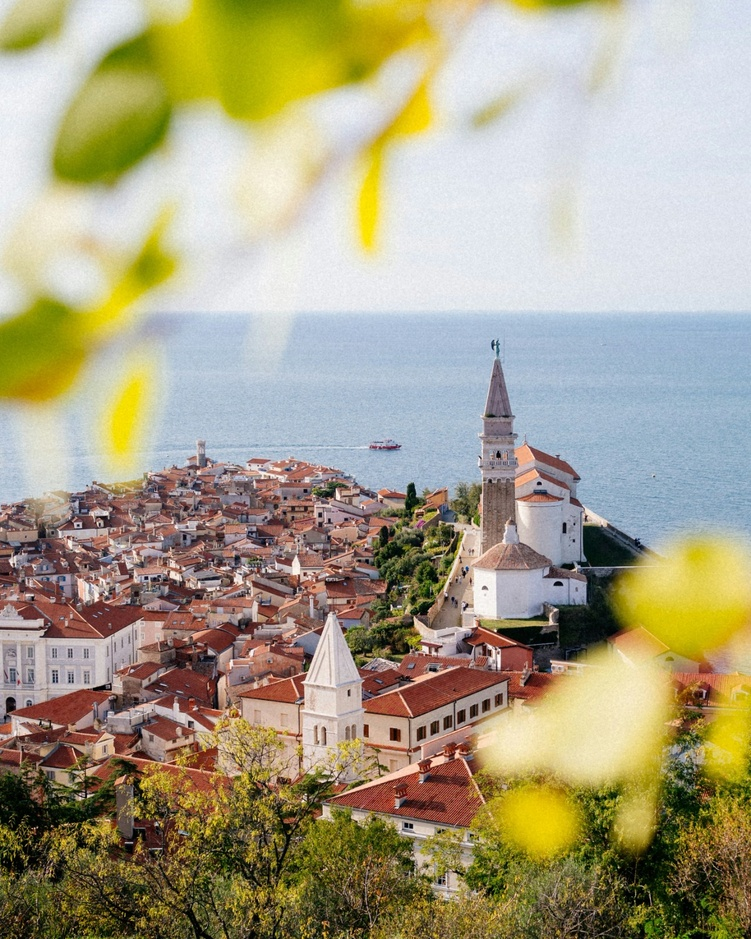
#> input picture Experiment 6 - Solutions by students/colourful.jpeg, 751 x 939 px, shrunk from 1280 x 1600 before the run
$ python exp06.py
#> lines starting #> are read from the running program, lines starting #| are printed output that depends on the picture; after the words box and inside, x2 and y2 are one past the last pixel; in counts of white or black regions, pixels touching at a corner belong together
import os
import cv2
import numpy as np
import matplotlib.pyplot as plt

# ==============================================================================
# STEP 1: Import libraries and load a real-world image
# ==============================================================================
image_path = "colourful.jpeg"

if not os.path.exists(image_path):
    script_dir = os.path.dirname(os.path.abspath(__file__))
    image_path = os.path.join(script_dir, "colourful.jpeg")

img_bgr = cv2.imread(image_path)
#> img_bgr is the input picture: shape (939, 751, 3); mean B, G, R 133, 160.5, 167.8

if img_bgr is None:
    # Synthetic fallback with overlapping circular regions for watershed demonstration
    img_bgr = np.zeros((300, 300, 3), dtype=np.uint8)
    cv2.circle(img_bgr, (120, 150), 60, (220, 220, 220), -1)
    cv2.circle(img_bgr, (180, 150), 60, (220, 220, 220), -1)

# Convert to RGB for proper Matplotlib rendering
img_rgb = cv2.cvtColor(img_bgr, cv2.COLOR_BGR2RGB)

# ==============================================================================
# STEP 2: Grayscale conversion and Gaussian Blur preprocessing
# ==============================================================================
img_gray = cv2.cvtColor(img_bgr, cv2.COLOR_BGR2GRAY)
blurred = cv2.GaussianBlur(img_gray, (5, 5), 0)

# ==============================================================================
# STEP 3: Global Thresholding
# ==============================================================================
_, thresh_global = cv2.threshold(blurred, 127, 255, cv2.THRESH_BINARY)
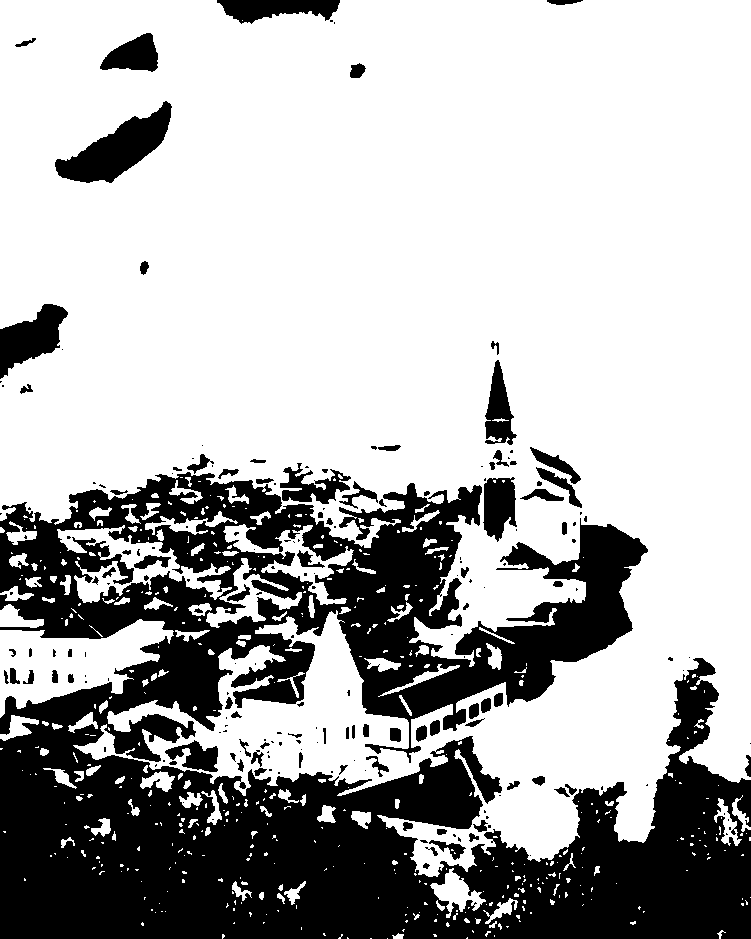
#> thresh_global: shape (939, 751); 69.3% white; 199 black regions (108 under 20 px), largest, box (x1, y1, x2, y2) and area: (0, 472, 751, 939) 193280, (55, 101, 172, 183) 4188, (0, 304, 68, 379) 2653

# ==============================================================================
# STEP 4: Otsu's Thresholding
# ==============================================================================
otsu_val, thresh_otsu = cv2.threshold(blurred, 0, 255, cv2.THRESH_BINARY + cv2.THRESH_OTSU)
#> thresh_otsu: shape (939, 751); 63.6% white; 134 black regions (85 under 20 px), largest, box (x1, y1, x2, y2) and area: (0, 453, 751, 939) 228357, (53, 29, 178, 187) 8347, (0, 300, 84, 399) 5991
#> otsu_val = 144

# ==============================================================================
# STEP 5: Adaptive Thresholding (Mean-C)
# ==============================================================================
thresh_adaptive = cv2.adaptiveThreshold(
    blurred, 255, cv2.ADAPTIVE_THRESH_MEAN_C, cv2.THRESH_BINARY, 11, 2
)
#> thresh_adaptive: shape (939, 751); 70.6% white; 6035 black regions (5044 under 20 px), largest, box (x1, y1, x2, y2) and area: (0, 554, 510, 939) 36181, (0, 472, 244, 639) 10359, (450, 466, 639, 674) 7162

# ==============================================================================
# STEP 6: Watershed Segmentation for overlapping/touching objects
# ==============================================================================
# 6a. Binary thresholding for morphological operations
_, thresh_w = cv2.threshold(blurred, 0, 255, cv2.THRESH_BINARY_INV + cv2.THRESH_OTSU)

# 6b. Morphological opening to remove stray background noise
kernel = np.ones((3, 3), np.uint8)
opening = cv2.morphologyEx(thresh_w, cv2.MORPH_OPEN, kernel, iterations=2)
#> opening: shape (939, 751); 35.3% white; 62 white regions, largest, box (x1, y1, x2, y2) and area: (0, 454, 751, 939) 219042, (54, 30, 177, 186) 8294, (0, 300, 84, 398) 5974

# 6c. Definite background identification using dilation
sure_bg = cv2.dilate(opening, kernel, iterations=3)
#> sure_bg: shape (939, 751); 42.1% white; 22 white regions, largest, box (x1, y1, x2, y2) and area: (0, 357, 751, 939) 264420, (51, 27, 180, 189) 10416, (0, 297, 87, 401) 6875

# 6d. Definite foreground identification via Euclidean Distance Transform
dist_transform = cv2.distanceTransform(opening, cv2.DIST_L2, 5)
_, sure_fg = cv2.threshold(dist_transform, 0.5 * dist_transform.max(), 255, 0)
#> sure_fg: shape (939, 751) float32; 1.8% white; 2 white regions, box (x1, y1, x2, y2) and area: (0, 795, 192, 939) 7137, (594, 892, 751, 939) 5444
sure_fg = np.uint8(sure_fg)

# 6e. Unknown/boundary region calculation
unknown = cv2.subtract(sure_bg, sure_fg)
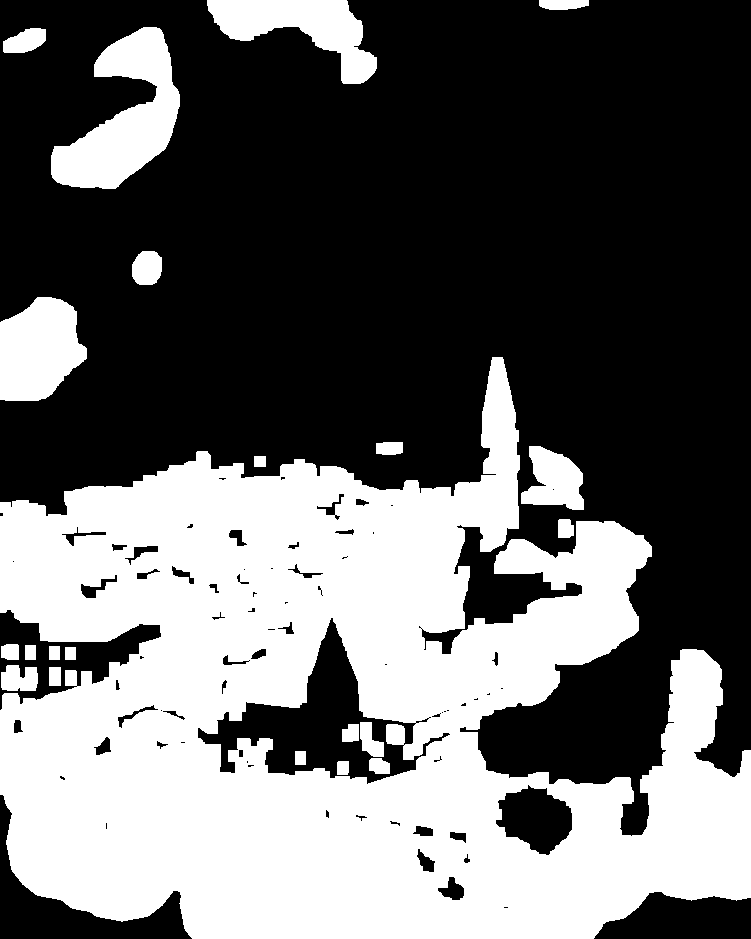
#> unknown: shape (939, 751); 40.3% white; 22 white regions, largest, box (x1, y1, x2, y2) and area: (0, 357, 751, 939) 251839, (51, 27, 180, 189) 10416, (0, 297, 87, 401) 6875

# 6f. Marker labeling
num_labels, markers = cv2.connectedComponents(sure_fg)
#> markers: shape (939, 751) int32; 3 distinct labels, from 0 to 2
#> num_labels = 3
markers = markers + 1          # Background gets 1 instead of 0
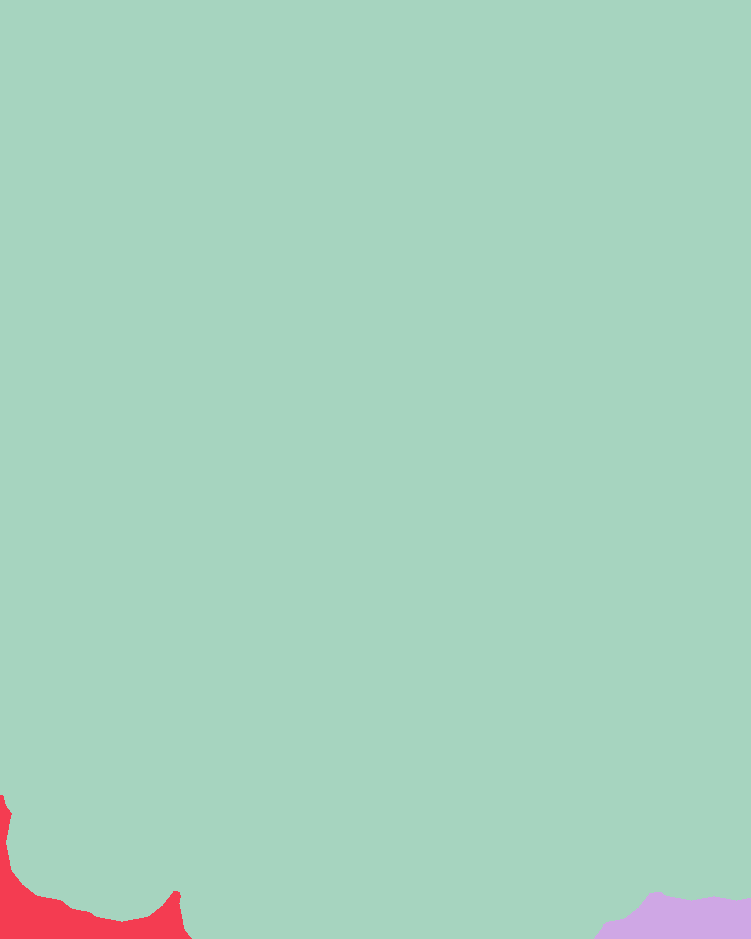
#> markers: shape (939, 751) int32; 3 distinct labels, from 1 to 3; one colour per label, 0 black
markers[unknown == 255] = 0    # Unknown boundary markers marked with 0
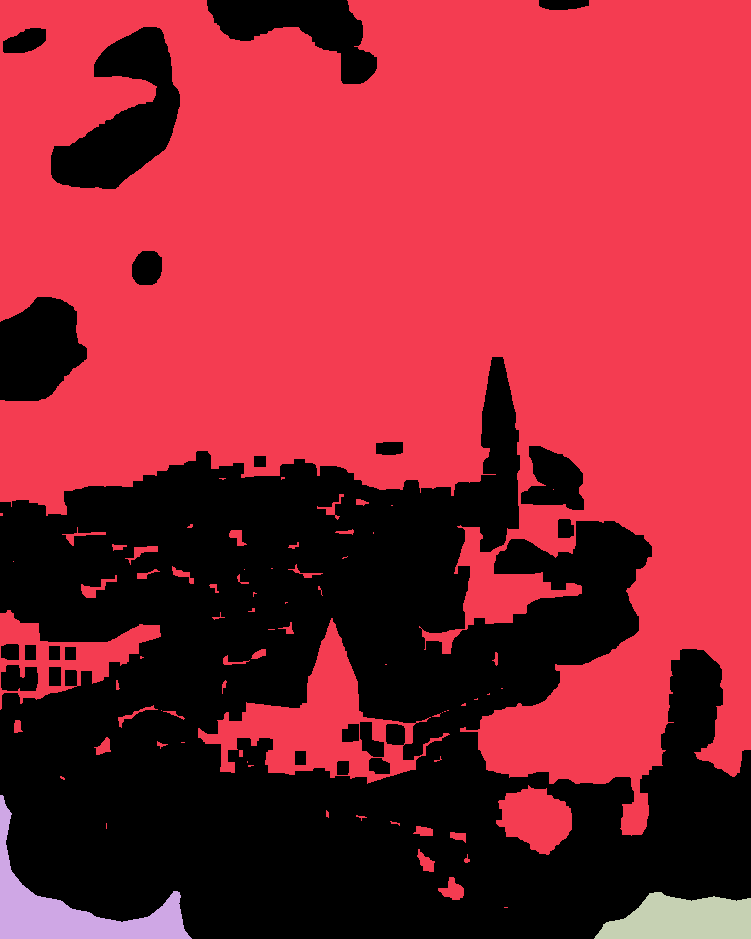
#> markers: shape (939, 751) int32; 4 distinct labels, from 0 to 3; one colour per label, 0 black

# 6g. Apply watershed algorithm and mark boundary lines in red
watershed_img = img_rgb.copy()
cv2.watershed(watershed_img, markers)
watershed_img[markers == -1] = [255, 0, 0]  # Red boundary lines
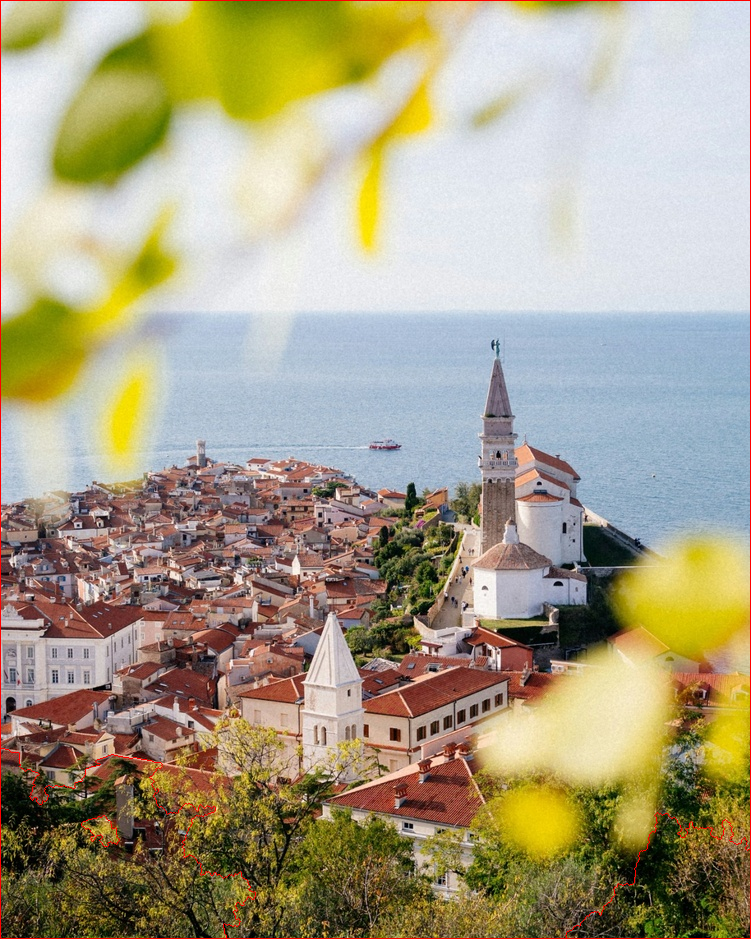
#> watershed_img: shape (939, 751, 3); mean R, G, B 168.5, 159.6, 132.4

# ==============================================================================
# STEP 7: K-Means Clustering for Color-Based Segmentation
# ==============================================================================
pixel_values = img_rgb.reshape((-1, 3))
pixel_values = np.float32(pixel_values)

# Termination criteria: Stop after 100 iterations or when epsilon reaches 0.2
criteria = (cv2.TERM_CRITERIA_EPS + cv2.TERM_CRITERIA_MAX_ITER, 100, 0.2)
k = 4  # Number of color clusters
_, labels, centers = cv2.kmeans(pixel_values, k, None, criteria, 10, cv2.KMEANS_RANDOM_CENTERS)
#> centers = [[75.11, 58.49, 34.5], [224.7, 225.8, 223.3], [167.8, 146.2, 55.24], [180.5, 183.6, 181.4]]

# Reconstruct quantized segmented image
centers = np.uint8(centers)
#> centers = [[75, 58, 34], [224, 225, 223], [167, 146, 55], [180, 183, 181]]
segmented_data = centers[labels.flatten()]
kmeans_segmented = segmented_data.reshape(img_rgb.shape)
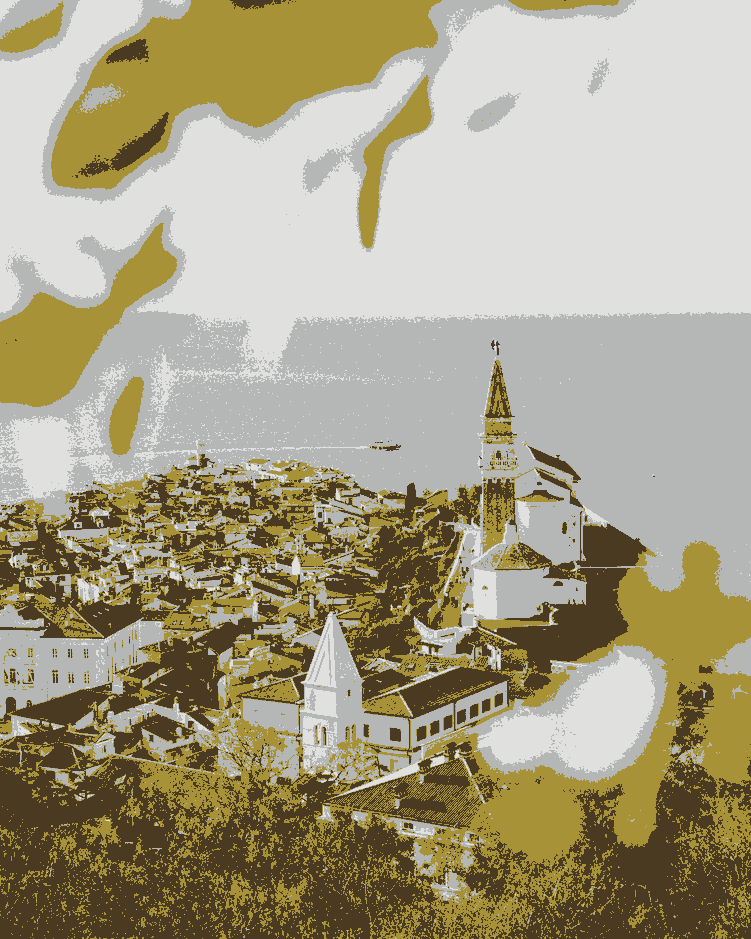
#> kmeans_segmented: shape (939, 751, 3); mean R, G, B 167.3, 159.9, 132.7

# ==============================================================================
# STEP 8 & 9: Visual Comparison & Output Plotting
# ==============================================================================
fig, axes = plt.subplots(2, 3, figsize=(15, 9))

titles = [
    "Step 1: Original Image",
    "Step 3: Global Thresholding (T=127)",
    f"Step 4: Otsu's Thresholding (T={int(otsu_val)})",
    "Step 5: Adaptive Thresholding",
    "Step 6: Watershed Segmentation",
    f"Step 7: K-Means Clustering (K={k})"
]
#> titles = ['Step 1: Original Image', 'Step 3: Global Thresholding (T=127)', "Step 4: Otsu's Thresholding (T=144)", 'Step 5: Adaptive Thresholding', 'Step 6: Watershed Segmentation', 'Step 7: K-Means Clustering (K=4)']

displays = [
    img_rgb,
    thresh_global,
    thresh_otsu,
    thresh_adaptive,
    watershed_img,
    kmeans_segmented
]

cmaps = [None, "gray", "gray", "gray", None, None]

for ax, title, data, cmap in zip(axes.ravel(), titles, displays, cmaps):
    if cmap:
        ax.imshow(data, cmap=cmap)
    else:
        ax.imshow(data)
    ax.set_title(title, fontsize=10)
    ax.axis("off")
#> this loop made 6 passes
#> (title, cmap) on passes 1 to 6: ('Step 1: Original Image', None), ('Step 3: Global Thresholding (T=127)', 'gray'), ("Step 4: Otsu's Thresholding (T=144)", 'gray'), ('Step 5: Adaptive Thresholding', 'gray'), ('Step 6: Watershed Segmentation', None), ('Step 7: K-Means Clustering (K=4)', None)

plt.tight_layout()

output_file = "exp6_segmentation_output.png"
plt.savefig(output_file, dpi=300)
print(f"Segmentation comparison saved successfully as '{output_file}'.")

plt.show(block=True)

# ==============================================================================
# STEP 10: Observations & Analytical Documentation
# ==============================================================================
print("\n--- Step 10: Analytical Observations ---")
print("1. Global vs Otsu: Global relies on hardcoded thresholds; Otsu computes the bimodal variance optimum automatically.")
print("2. Adaptive Thresholding: Calculates thresholds per local window, handling uneven shadows and gradients.")
print("3. Watershed: Uses topographic distance gradients to identify boundaries of touching/overlapping objects.")
print("4. K-Means: Groups color distributions in multi-dimensional space, preserving multi-class regions without binary constraints.")
